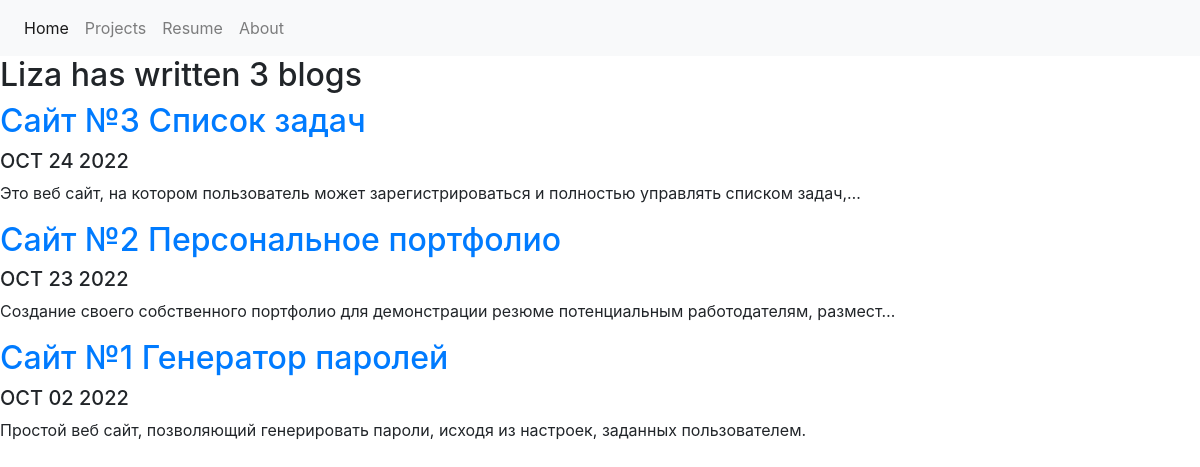
Screenshot of /blog/ with the database file from the repository.
### blog/models.py (models this page shows, shortened)
class Blog(models.Model):
    title = models.CharField(max_length=200)
    description = models.TextField()
    date = models.DateField()

### blog/views.py (the view)
# urls.py: path('', views.all_blogs, name='all_blogs'),
def all_blogs(request):
    blogs = Blog.objects.order_by('-date')
    return render(request, 'blog/all_blogs.html', {'blogs': blogs})

### blog/templates/blog/all_blogs.html
{% extends 'portfolio/base.html' %}
{% block content %}
<h2>Liza has written {{ blogs.count }} blog{{ blogs.count|pluralize }}</h2>
{% for blog in blogs %}
<a href="{% url 'blog:detail' blog.id %}"><h2>{{ blog.title }}</h2></a>
<h5>{{ blog.date|date:'M d Y'|upper }}</h5>
<p>{{ blog.description|safe|truncatechars:100 }}</p>
{% endfor %}
{% endblock %}

### rows the page displays
Blog: title "Сайт №3 Список задач", date "OCT 24 2022", description "Это веб сайт, на котором пользователь может зарегистрироваться и полностью управлять списком задач,…"
Blog: title "Сайт №2 Персональное портфолио", date "OCT 23 2022", description "Создание своего собственного портфолио для демонстрации резюме потенциальным работодателям, размест…"
Blog: title "Cайт №1 Генератор паролей", date "OCT 02 2022", description "Простой веб сайт, позволяющий генерировать пароли, исходя из настроек, заданных пользователем."

### other values shown
{{ blogs.count }} "3"
